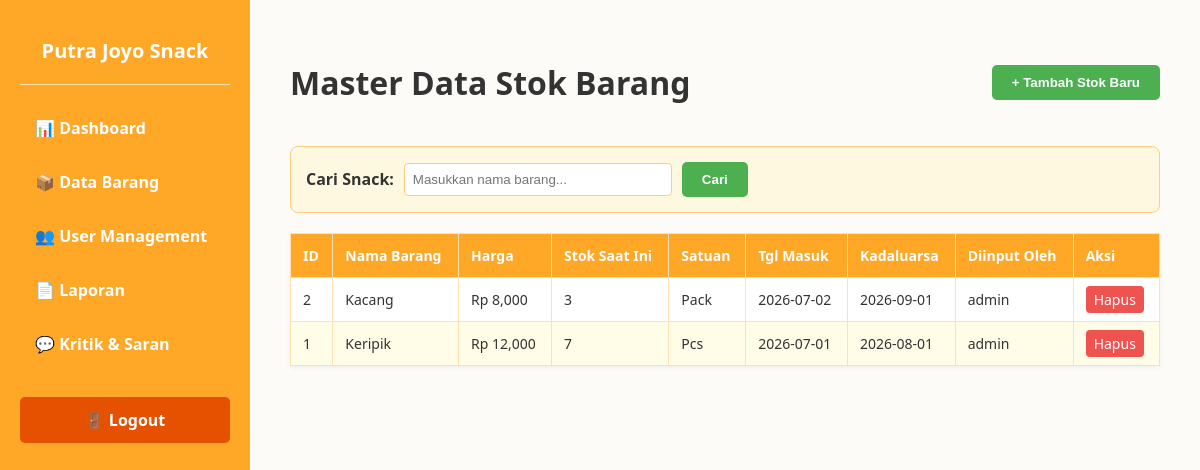
/admin/barang, run on the app's committed database.
### models/transaksi.py (models this page shows)
class Barang(db.Model):
    __tablename__ = 'barang'
    id = db.Column(db.Integer, primary_key=True)
    nama_barang = db.Column(db.String(100), nullable=False)
    harga = db.Column(db.Integer, nullable=False)
    stok = db.Column(db.Integer, nullable=False)
    satuan = db.Column(db.String(20), nullable=False)
    tanggal_masuk = db.Column(db.String(20), nullable=False)
    tanggal_kadaluarsa = db.Column(db.String(20), nullable=False)
    id_admin_fk = db.Column(db.String(50), nullable=False)

### app.py (the view, shortened to what this page needs)
@app.route("/admin/barang", methods=["GET", "POST"])
def admin_barang():
    search_query = request.args.get("q", "").strip()
    query = Barang.query
    if search_query:
        query = query.filter(Barang.nama_barang.ilike(f"%{search_query}%"))
    barang_list = query.order_by(Barang.id.desc()).all()
    return render_template("admin/barang.html", barang_list=barang_list, search_query=search_query)

### templates/admin/barang.html (shortened to what this page needs)
<!DOCTYPE html>
<html lang="id">
<head>
</head>
<body>
    <div class="sidebar">
        <h2>Putra Joyo Snack</h2>
        <hr style="border: 0; height: 1px; background: #FFE0B2; margin-bottom: 20px;">
        <a href="/admin/dashboard">📊 Dashboard</a>
        <a href="/admin/barang">📦 Data Barang</a>
        <a href="/admin/user">👥 User Management</a>
        <a href="/admin/laporan">📄 Laporan</a>
        <a href="/admin/kritik">💬 Kritik & Saran</a>
        <a class="logout-btn" href="/logout">🚪 Logout</a>
    </div>
    <div class="content">
        <div class="header-section">
            <h1>Master Data Stok Barang</h1>
            <button class="btn-add" onclick="bukaModal()">+ Tambah Stok Baru</button>
        </div>
        <form class="search-container" method="get" action="/admin/barang">
            <label><strong>Cari Snack:</strong></label>
            <input type="text" name="q" value="{{ search_query or '' }}" placeholder="Masukkan nama barang...">
            <button class="btn-add" type="submit">Cari</button>
        </form>
        <table class="data-table">
            <thead>
                <tr>
                    <th>ID</th>
                    <th>Nama Barang</th>
                    <th>Harga</th>
                    <th>Stok Saat Ini</th>
                    <th>Satuan</th>
                    <th>Tgl Masuk</th>
                    <th>Kadaluarsa</th>
                    <th>Diinput Oleh</th>
                    <th>Aksi</th>
                </tr>
            </thead>
            <tbody>
                {% for barang in barang_list %}
                <tr>
                    <td>{{ barang.id }}</td>
                    <td>{{ barang.nama_barang }}</td>
                    <td>Rp {{ "{:,.0f}".format(barang.harga) }}</td>
                    <td>{{ barang.stok }}</td>
                    <td>{{ barang.satuan }}</td>
                    <td>{{ barang.tanggal_masuk }}</td>
                    <td>{{ barang.tanggal_kadaluarsa }}</td>
                    <td>{{ barang.id_admin_fk }}</td>
                    <td>
                        <a href="/admin/barang/hapus/{{ barang.id }}" style="background-color:#EF5350; color:white; border:none; padding:4px 8px; border-radius:4px; cursor:pointer; text-decoration:none;" onclick="return confirm('Hapus barang ini?')">Hapus</a>
                    </td>
                </tr>
                {% else %}
                <tr>
                    <td colspan="9" style="text-align:center; color:#777;">Belum ada data barang.</td>
                </tr>
                {% endfor %}
            </tbody>
        </table>
    </div>
</body>
</html>

### templates/admin/barang.html (style rules this page uses)
body { font-family: 'Segoe UI', Arial, sans-serif; margin: 0; display: flex; background-color: #FDFBF7; color: #333; }
.sidebar { width: 250px; background-color: #FFA726; height: 100vh; padding: 20px; box-sizing: border-box; color: white; position: fixed; }
.sidebar h2 { text-align: center; font-size: 20px; margin-bottom: 20px; }
.sidebar a { display: block; color: white; padding: 12px 15px; text-decoration: none; border-radius: 5px; margin-bottom: 8px; font-weight: bold; }
.sidebar .logout-btn { background-color: #E65100; margin-top: 30px; text-align: center; }
.content { margin-left: 250px; padding: 40px; width: calc(100% - 250px); box-sizing: border-box; }
.header-section { display: flex; justify-content: space-between; align-items: center; margin-bottom: 20px; }
.btn-add { background-color: #4CAF50; color: white; padding: 10px 20px; border: none; border-radius: 5px; font-weight: bold; cursor: pointer; }
.search-container { background-color: #FFF8E1; padding: 15px; border-radius: 8px; margin-bottom: 20px; border: 1px solid #FFCC80; display: flex; align-items: center; gap: 10px; }
.search-container input { padding: 8px; border: 1px solid #FFCC80; border-radius: 4px; width: 250px; }
.data-table { width: 100%; border-collapse: collapse; background: white; box-shadow: 0 2px 5px rgba(0,0,0,0.05); }
.data-table th, .data-table td { border: 1px solid #FFE0B2; padding: 12px; text-align: left; font-size: 14px; }
.data-table th { background-color: #FFA726; color: white; }
.data-table tr:nth-child(even) { background-color: #FFFDE7; }

### data on the page
Barang: id "2", nama_barang "Kacang", harga "8,000", stok "3", satuan "Pack", tanggal_masuk "2026-07-02", tanggal_kadaluarsa "2026-09-01", id_admin_fk "admin"
Barang: id "1", nama_barang "Keripik", harga "12,000", stok "7", satuan "Pcs", tanggal_masuk "2026-07-01", tanggal_kadaluarsa "2026-08-01", id_admin_fk "admin"
